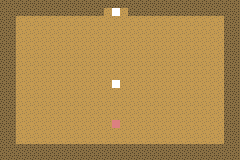

This game map was drawn from its Tiled (.tmx) file and the tilesets committed beside it. A one-line description and the full map source follow:
An orthogonal 30x20 tile map with 8x8 px tiles, 5 tile layers (Background, Collidable, Movable, Finish, ...).

<map version="1.10" tiledversion="1.10.2" orientation="orthogonal" renderorder="right-down" width="30" height="20" tilewidth="8" tileheight="8" infinite="0" nextlayerid="6" nextobjectid="1">
 <editorsettings>
  <export target="lvl2.json" format="json" />
 </editorsettings>
 <tileset firstgid="1" source="Desert.tsx" />
 <layer id="1" name="Background" class="Background" width="30" height="20">
  <data encoding="csv">
5,5,5,5,5,5,5,5,5,5,5,5,5,5,5,5,5,5,5,5,5,5,5,5,5,5,5,5,5,5,
5,5,5,5,5,5,5,5,5,5,5,5,5,5,5,5,5,5,5,5,5,5,5,5,5,5,5,5,5,5,
5,5,5,5,5,5,5,5,5,5,5,5,5,5,5,5,5,5,5,5,5,5,5,5,5,5,5,5,5,5,
5,5,5,5,5,5,5,5,5,5,5,5,5,5,5,5,5,5,5,5,5,5,5,5,5,5,5,5,5,5,
5,5,5,5,5,5,5,5,5,5,5,5,5,5,5,5,5,5,5,5,5,5,5,5,5,5,5,5,5,5,
5,5,5,5,5,5,5,5,5,5,5,5,5,5,5,5,5,5,5,5,5,5,5,5,5,5,5,5,5,5,
5,5,5,5,5,5,5,5,5,5,5,5,5,5,5,5,5,5,5,5,5,5,5,5,5,5,5,5,5,5,
5,5,5,5,5,5,5,5,5,5,5,5,5,5,5,5,5,5,5,5,5,5,5,5,5,5,5,5,5,5,
5,5,5,5,5,5,5,5,5,5,5,5,5,5,5,5,5,5,5,5,5,5,5,5,5,5,5,5,5,5,
5,5,5,5,5,5,5,5,5,5,5,5,5,5,5,5,5,5,5,5,5,5,5,5,5,5,5,5,5,5,
5,5,5,5,5,5,5,5,5,5,5,5,5,5,5,5,5,5,5,5,5,5,5,5,5,5,5,5,5,5,
5,5,5,5,5,5,5,5,5,5,5,5,5,5,5,5,5,5,5,5,5,5,5,5,5,5,5,5,5,5,
5,5,5,5,5,5,5,5,5,5,5,5,5,5,5,5,5,5,5,5,5,5,5,5,5,5,5,5,5,5,
5,5,5,5,5,5,5,5,5,5,5,5,5,5,5,5,5,5,5,5,5,5,5,5,5,5,5,5,5,5,
5,5,5,5,5,5,5,5,5,5,5,5,5,5,5,5,5,5,5,5,5,5,5,5,5,5,5,5,5,5,
5,5,5,5,5,5,5,5,5,5,5,5,5,5,5,5,5,5,5,5,5,5,5,5,5,5,5,5,5,5,
5,5,5,5,5,5,5,5,5,5,5,5,5,5,5,5,5,5,5,5,5,5,5,5,5,5,5,5,5,5,
5,5,5,5,5,5,5,5,5,5,5,5,5,5,5,5,5,5,5,5,5,5,5,5,5,5,5,5,5,5,
5,5,5,5,5,5,5,5,5,5,5,5,5,5,5,5,5,5,5,5,5,5,5,5,5,5,5,5,5,5,
5,5,5,5,5,5,5,5,5,5,5,5,5,5,5,5,5,5,5,5,5,5,5,5,5,5,5,5,5,5
</data>
 </layer>
 <layer id="2" name="Collidable" class="Collidable" width="30" height="20">
  <data encoding="csv">
6,6,6,6,6,6,6,6,6,6,6,6,6,6,6,6,6,6,6,6,6,6,6,6,6,6,6,6,6,6,
6,6,6,6,6,6,6,6,6,6,6,6,6,0,0,0,6,6,6,6,6,6,6,6,6,6,6,6,6,6,
6,6,0,0,0,0,0,0,0,0,0,0,0,0,0,0,0,0,0,0,0,0,0,0,0,0,0,0,6,6,
6,6,0,0,0,0,0,0,0,0,0,0,0,0,0,0,0,0,0,0,0,0,0,0,0,0,0,0,6,6,
6,6,0,0,0,0,0,0,0,0,0,0,0,0,0,0,0,0,0,0,0,0,0,0,0,0,0,0,6,6,
6,6,0,0,0,0,0,0,0,0,0,0,0,0,0,0,0,0,0,0,0,0,0,0,0,0,0,0,6,6,
6,6,0,0,0,0,0,0,0,0,0,0,0,0,0,0,0,0,0,0,0,0,0,0,0,0,0,0,6,6,
6,6,0,0,0,0,0,0,0,0,0,0,0,0,0,0,0,0,0,0,0,0,0,0,0,0,0,0,6,6,
6,6,0,0,0,0,0,0,0,0,0,0,0,0,0,0,0,0,0,0,0,0,0,0,0,0,0,0,6,6,
6,6,0,0,0,0,0,0,0,0,0,0,0,0,0,0,0,0,0,0,0,0,0,0,0,0,0,0,6,6,
6,6,0,0,0,0,0,0,0,0,0,0,0,0,0,0,0,0,0,0,0,0,0,0,0,0,0,0,6,6,
6,6,0,0,0,0,0,0,0,0,0,0,0,0,0,0,0,0,0,0,0,0,0,0,0,0,0,0,6,6,
6,6,0,0,0,0,0,0,0,0,0,0,0,0,0,0,0,0,0,0,0,0,0,0,0,0,0,0,6,6,
6,6,0,0,0,0,0,0,0,0,0,0,0,0,0,0,0,0,0,0,0,0,0,0,0,0,0,0,6,6,
6,6,0,0,0,0,0,0,0,0,0,0,0,0,0,0,0,0,0,0,0,0,0,0,0,0,0,0,6,6,
6,6,0,0,0,0,0,0,0,0,0,0,0,0,0,0,0,0,0,0,0,0,0,0,0,0,0,0,6,6,
6,6,0,0,0,0,0,0,0,0,0,0,0,0,0,0,0,0,0,0,0,0,0,0,0,0,0,0,6,6,
6,6,0,0,0,0,0,0,0,0,0,0,0,0,0,0,0,0,0,0,0,0,0,0,0,0,0,0,6,6,
6,6,6,6,6,6,6,6,6,6,6,6,6,6,6,6,6,6,6,6,6,6,6,6,6,6,6,6,6,6,
6,6,6,6,6,6,6,6,6,6,6,6,6,6,6,6,6,6,6,6,6,6,6,6,6,6,6,6,6,6
</data>
 </layer>
 <layer id="3" name="Movable" class="Movable" width="30" height="20">
  <data encoding="csv">
0,0,0,0,0,0,0,0,0,0,0,0,0,0,0,0,0,0,0,0,0,0,0,0,0,0,0,0,0,0,
0,0,0,0,0,0,0,0,0,0,0,0,0,0,0,0,0,0,0,0,0,0,0,0,0,0,0,0,0,0,
0,0,0,0,0,0,0,0,0,0,0,0,0,0,0,0,0,0,0,0,0,0,0,0,0,0,0,0,0,0,
0,0,0,0,0,0,0,0,0,0,0,0,0,0,0,0,0,0,0,0,0,0,0,0,0,0,0,0,0,0,
0,0,0,0,0,0,0,0,0,0,0,0,0,0,0,0,0,0,0,0,0,0,0,0,0,0,0,0,0,0,
0,0,0,0,0,0,0,0,0,0,0,0,0,0,0,0,0,0,0,0,0,0,0,0,0,0,0,0,0,0,
0,0,0,0,0,0,0,0,0,0,0,0,0,0,0,0,0,0,0,0,0,0,0,0,0,0,0,0,0,0,
0,0,0,0,0,0,0,0,0,0,0,0,0,0,0,0,0,0,0,0,0,0,0,0,0,0,0,0,0,0,
0,0,0,0,0,0,0,0,0,0,0,0,0,0,0,0,0,0,0,0,0,0,0,0,0,0,0,0,0,0,
0,0,0,0,0,0,0,0,0,0,0,0,0,0,0,0,0,0,0,0,0,0,0,0,0,0,0,0,0,0,
0,0,0,0,0,0,0,0,0,0,0,0,0,0,0,0,0,0,0,0,0,0,0,0,0,0,0,0,0,0,
0,0,0,0,0,0,0,0,0,0,0,0,0,0,0,0,0,0,0,0,0,0,0,0,0,0,0,0,0,0,
0,0,0,0,0,0,0,0,0,0,0,0,0,0,0,0,0,0,0,0,0,0,0,0,0,0,0,0,0,0,
0,0,0,0,0,0,0,0,0,0,0,0,0,0,0,0,0,0,0,0,0,0,0,0,0,0,0,0,0,0,
0,0,0,0,0,0,0,0,0,0,0,0,0,0,0,0,0,0,0,0,0,0,0,0,0,0,0,0,0,0,
0,0,0,0,0,0,0,0,0,0,0,0,0,0,3,0,0,0,0,0,0,0,0,0,0,0,0,0,0,0,
0,0,0,0,0,0,0,0,0,0,0,0,0,0,0,0,0,0,0,0,0,0,0,0,0,0,0,0,0,0,
0,0,0,0,0,0,0,0,0,0,0,0,0,0,0,0,0,0,0,0,0,0,0,0,0,0,0,0,0,0,
0,0,0,0,0,0,0,0,0,0,0,0,0,0,0,0,0,0,0,0,0,0,0,0,0,0,0,0,0,0,
0,0,0,0,0,0,0,0,0,0,0,0,0,0,0,0,0,0,0,0,0,0,0,0,0,0,0,0,0,0
</data>
 </layer>
 <layer id="4" name="Finish" class="Finish" width="30" height="20">
  <data encoding="csv">
0,0,0,0,0,0,0,0,0,0,0,0,0,0,0,0,0,0,0,0,0,0,0,0,0,0,0,0,0,0,
0,0,0,0,0,0,0,0,0,0,0,0,0,0,7,0,0,0,0,0,0,0,0,0,0,0,0,0,0,0,
0,0,0,0,0,0,0,0,0,0,0,0,0,0,0,0,0,0,0,0,0,0,0,0,0,0,0,0,0,0,
0,0,0,0,0,0,0,0,0,0,0,0,0,0,0,0,0,0,0,0,0,0,0,0,0,0,0,0,0,0,
0,0,0,0,0,0,0,0,0,0,0,0,0,0,0,0,0,0,0,0,0,0,0,0,0,0,0,0,0,0,
0,0,0,0,0,0,0,0,0,0,0,0,0,0,0,0,0,0,0,0,0,0,0,0,0,0,0,0,0,0,
0,0,0,0,0,0,0,0,0,0,0,0,0,0,0,0,0,0,0,0,0,0,0,0,0,0,0,0,0,0,
0,0,0,0,0,0,0,0,0,0,0,0,0,0,0,0,0,0,0,0,0,0,0,0,0,0,0,0,0,0,
0,0,0,0,0,0,0,0,0,0,0,0,0,0,0,0,0,0,0,0,0,0,0,0,0,0,0,0,0,0,
0,0,0,0,0,0,0,0,0,0,0,0,0,0,0,0,0,0,0,0,0,0,0,0,0,0,0,0,0,0,
0,0,0,0,0,0,0,0,0,0,0,0,0,0,0,0,0,0,0,0,0,0,0,0,0,0,0,0,0,0,
0,0,0,0,0,0,0,0,0,0,0,0,0,0,0,0,0,0,0,0,0,0,0,0,0,0,0,0,0,0,
0,0,0,0,0,0,0,0,0,0,0,0,0,0,0,0,0,0,0,0,0,0,0,0,0,0,0,0,0,0,
0,0,0,0,0,0,0,0,0,0,0,0,0,0,0,0,0,0,0,0,0,0,0,0,0,0,0,0,0,0,
0,0,0,0,0,0,0,0,0,0,0,0,0,0,0,0,0,0,0,0,0,0,0,0,0,0,0,0,0,0,
0,0,0,0,0,0,0,0,0,0,0,0,0,0,0,0,0,0,0,0,0,0,0,0,0,0,0,0,0,0,
0,0,0,0,0,0,0,0,0,0,0,0,0,0,0,0,0,0,0,0,0,0,0,0,0,0,0,0,0,0,
0,0,0,0,0,0,0,0,0,0,0,0,0,0,0,0,0,0,0,0,0,0,0,0,0,0,0,0,0,0,
0,0,0,0,0,0,0,0,0,0,0,0,0,0,0,0,0,0,0,0,0,0,0,0,0,0,0,0,0,0,
0,0,0,0,0,0,0,0,0,0,0,0,0,0,0,0,0,0,0,0,0,0,0,0,0,0,0,0,0,0
</data>
 </layer>
 <layer id="5" name="Start" class="Start" width="30" height="20">
  <data encoding="csv">
0,0,0,0,0,0,0,0,0,0,0,0,0,0,0,0,0,0,0,0,0,0,0,0,0,0,0,0,0,0,
0,0,0,0,0,0,0,0,0,0,0,0,0,0,0,0,0,0,0,0,0,0,0,0,0,0,0,0,0,0,
0,0,0,0,0,0,0,0,0,0,0,0,0,0,0,0,0,0,0,0,0,0,0,0,0,0,0,0,0,0,
0,0,0,0,0,0,0,0,0,0,0,0,0,0,0,0,0,0,0,0,0,0,0,0,0,0,0,0,0,0,
0,0,0,0,0,0,0,0,0,0,0,0,0,0,0,0,0,0,0,0,0,0,0,0,0,0,0,0,0,0,
0,0,0,0,0,0,0,0,0,0,0,0,0,0,0,0,0,0,0,0,0,0,0,0,0,0,0,0,0,0,
0,0,0,0,0,0,0,0,0,0,0,0,0,0,0,0,0,0,0,0,0,0,0,0,0,0,0,0,0,0,
0,0,0,0,0,0,0,0,0,0,0,0,0,0,0,0,0,0,0,0,0,0,0,0,0,0,0,0,0,0,
0,0,0,0,0,0,0,0,0,0,0,0,0,0,0,0,0,0,0,0,0,0,0,0,0,0,0,0,0,0,
0,0,0,0,0,0,0,0,0,0,0,0,0,0,0,0,0,0,0,0,0,0,0,0,0,0,0,0,0,0,
0,0,0,0,0,0,0,0,0,0,0,0,0,0,7,0,0,0,0,0,0,0,0,0,0,0,0,0,0,0,
0,0,0,0,0,0,0,0,0,0,0,0,0,0,0,0,0,0,0,0,0,0,0,0,0,0,0,0,0,0,
0,0,0,0,0,0,0,0,0,0,0,0,0,0,0,0,0,0,0,0,0,0,0,0,0,0,0,0,0,0,
0,0,0,0,0,0,0,0,0,0,0,0,0,0,0,0,0,0,0,0,0,0,0,0,0,0,0,0,0,0,
0,0,0,0,0,0,0,0,0,0,0,0,0,0,0,0,0,0,0,0,0,0,0,0,0,0,0,0,0,0,
0,0,0,0,0,0,0,0,0,0,0,0,0,0,0,0,0,0,0,0,0,0,0,0,0,0,0,0,0,0,
0,0,0,0,0,0,0,0,0,0,0,0,0,0,0,0,0,0,0,0,0,0,0,0,0,0,0,0,0,0,
0,0,0,0,0,0,0,0,0,0,0,0,0,0,0,0,0,0,0,0,0,0,0,0,0,0,0,0,0,0,
0,0,0,0,0,0,0,0,0,0,0,0,0,0,0,0,0,0,0,0,0,0,0,0,0,0,0,0,0,0,
0,0,0,0,0,0,0,0,0,0,0,0,0,0,0,0,0,0,0,0,0,0,0,0,0,0,0,0,0,0
</data>
 </layer>
</map>
